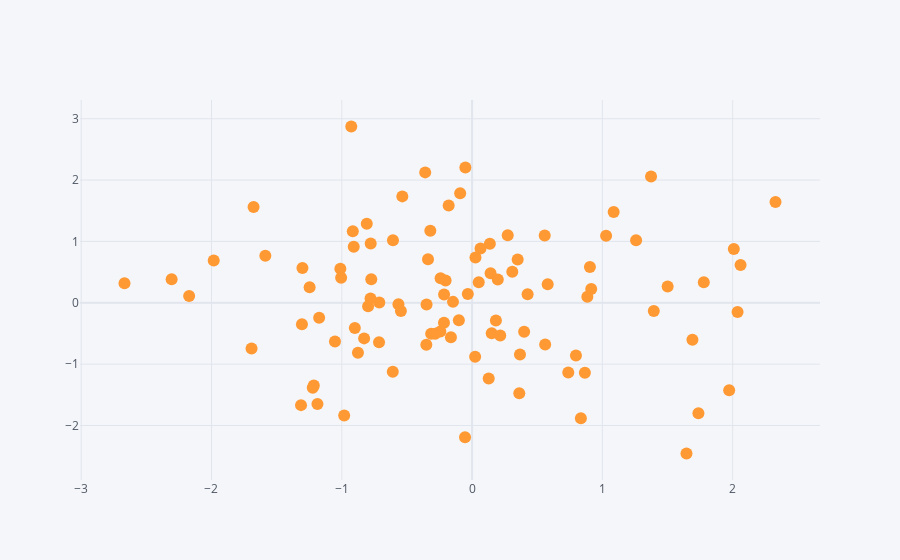

Here is the notebook cell this chart was saved with:
### Code cell
df.iplot(kind='scatter', x='A', y='B', mode='markers')
